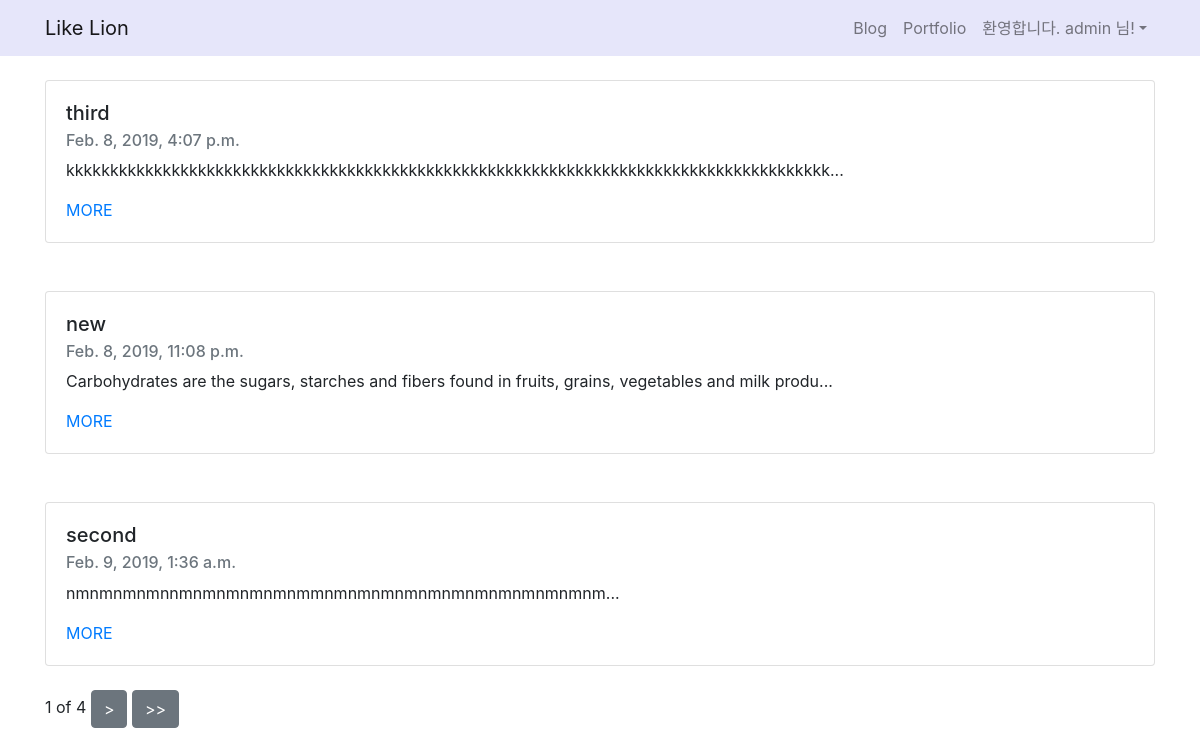
The app's page / (signed in) with its own data.
### blogapp/models.py (models this page shows, shortened)
class Blogapp(models.Model):
    title = models.CharField(max_length=200)
    pub_date = models.DateTimeField('date published')
    body = models.TextField()
    def summary(self):
        return self.body[:100]

### blogapp/views.py (the view)
# urls.py: 2. Add a URL to urlpatterns:  path('', views.home, name='home')
def home(request):
    blogs = Blogapp.objects
    blog_list = Blogapp.objects.all()
    paginator = Paginator(blog_list, 3)
    page = request.GET.get('page')
    posts = paginator.get_page(page)
    return render(request, 'home.html', {'blogs': blogs , 'posts' :posts })

### blogapp/templates/home.html (shortened to what this page needs)
{% extends 'base.html' %}
{% block contents %}
    {% for blog in posts %}
        <div class="container">
            <br>
            <div class="card">
                <div class="card-body">
                    <h5 class="card-title">{{blog.title}}</h5>
                    <h6 class="card-subtitle mb-2 text-muted">{{blog.pub_date}}</h6>
                    <p class="card-text">{{blog.summary}}...</p>
                    <a href="{%url 'detail' blog.id %}" class="card-link">MORE</a>
                </div>
            </div>
        </div>
        <br>
    {% endfor %}
    <div class="container">
        <span>{{posts.number}}</span>
        <span>of</span>
        <span>{{posts.paginator.num_pages}}</span>
        {% if posts.has_next %}
        <button type="button" class="btn btn-secondary"><a href="?page={{posts.next_page_number}}" style="text-decoration: none; color:white"> <span> > </span> </a></button>
        <button type="button" class="btn btn-secondary"><a href="?page={{posts.paginator.num_pages}}" style="text-decoration: none; color:white"> <span> >> </span> </a></button>
        {% endif %}
    </div>
{% endblock %}

### blog_project/templates/base.html (shortened to what this page needs)
<html>
    <head>
        <link rel="stylesheet" href="https://stackpath.bootstrapcdn.com/bootstrap/4.2.1/css/bootstrap.min.css">
    </head>
    <body>
    <nav class="navbar navbar-expand-lg navbar-light" style="background-color: lavender">
            <div class="container">
                <a class="navbar-brand" href="{% url 'home' %}">Like Lion</a>
                <div class="collapse navbar-collapse" id="navbarNavAltMarkup">
                    <ul class="navbar-nav ml-auto">
                        <li class="nav-item">
                            <a class="nav-item nav-link" href="{% url 'home' %}">Blog</span></a>
                        </li>
                        <li class="nav-item">
                            <a class="nav-item nav-link" href="{% url 'portfolio' %}">Portfolio</a>
                        </li>
                        {% if user.is_authenticated %}
                        <li class="nav-item dropdown">
                            <a class="nav-link dropdown-toggle" id="navbarDropdown" role="button" data-toggle="dropdown"
                                aria-haspopup="true" aria-expanded="false">환영합니다. {{ user.username }} 님!</a>
                        </li>
                        {% endif %}
                    </ul>
                </div>
            </div>
        </nav>
        {% block contents %}
        {% endblock %}
    </body>
</html>

### records on screen
Blogapp: title "third", pub_date "Feb. 8, 2019, 4:07 p.m.", summary "kkkkkkkkkkkkkkkkkkkkkkkkkkkkkkkkkkkkkkkkkkkkkkkkkkkkkkkkkkkkkkkkkkkkkkkkkkkkkkkkkkkkkkk"
Blogapp: title "new", pub_date "Feb. 8, 2019, 11:08 p.m.", summary "Carbohydrates are the sugars, starches and fibers found in fruits, grains, vegetables and milk produ"
Blogapp: title "second", pub_date "Feb. 9, 2019, 1:36 a.m.", summary "nmnmnmnmnnmnmnmnmnmnmmnmnmnmnmnmnmnmnmnmnmnmnm"

### other values on screen
{{ user.username }} "admin"
{{ posts.number }} "1"
{{ posts.paginator.num_pages }} "4"
